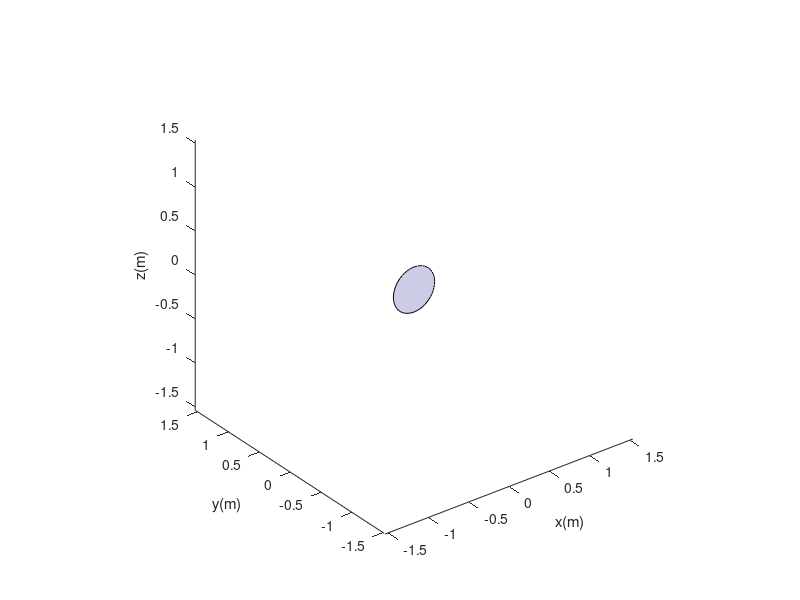

Reproduce this figure in MATLAB. (Note: this script raises an error after producing the figure.)
capas=2;
draw=true;
s=0;

rt=2.560/2;%Radio del espejo principal (m): ref. Nordic Optical Telescope (NOT) -> 2.560 m
r=rt/(capas*2+1);%
%f=1;%Distancia focal del espejo completo.
f=5.12; %(NOT) -> 5.12 m
t=@(capas) linspace(0,2*pi,capas*6+1); %Coloca posiciones para n espejos en 2pi radianes

T={}; %Cell array donde cada elemento es un vector de radianes donde colocaremos cada fila de espejos
for i=1:capas
    T{end+1}=t(i);
    T{end}(end)=[]; %Elimina el ultimo elemento redundante (T(1)=T(end))
end


rESP0=[zeros(3*capas*(capas+1),3)];

if 3*capas*(capas+1)>2500
    input("Nº de segmentos:" + (3*capas*(capas+1)+1) + ", continuar? ")
end

k=linspace(0,2*pi,50);
x=@(r,theta) r*cos(theta);
y=@(r,theta) r*sin(theta);
%v=[[x(r,0);y(r,0);0],[x(r,1);y(r,1);0],[x(r,2);y(r,2);0],[x(r,3);y(r,3);0],[x(r,4);y(r,4);0],[x(r,5);y(r,5);0]];
v=[x(r,k);0*k;y(r,k)];

if draw
    figure
    plot3(0,0,0)
    hold on

    axis equal
    xlim([-rt*(1+0.2),rt*(1+0.2)])
    ylim([-rt*(1+0.2),rt*(1+0.2)])
    zlim([-rt*(1+0.2),rt*(1+0.2)])

    xlabel('x(m)')
    ylabel('y(m)')
    zlabel('z(m)')
    patch(v(1,:),v(2,:),v(3,:),[0.8 0.8 0.9])

    title("Nº Capas:" + capas + " Nº Segmentos:" + (3*capas*(capas+1)+1))
    %annotation('textbox', [0.77, 0.5, 0.7, 0.1], 'String', {"PARAMETROS DEL ESPEJO","Distancia focal: " + f + "m", "Diametro del espejo: " + rt*2 + "m", "Diametro por segmento:" + rt/(capas*2+1), "Porcentaje de superficie cubierta:" + round(((3*capas*(capas+1)+1)*r^2)/(rt^2)*100,2) + "%"}, 'FitBoxToText', 'on');
end

k=0; %Guarda cuantos objetos habia en las capas anteriores
for i=1:capas
    for j=1:length(T{i})
        rj=[i*2*r*sin(T{i}(j)),(i*2*r)^2/(4*f),i*2*r*cos(T{i}(j))];
        rESP0(k+j,:)=rj; %Añade a la lista de posiciones despues de los k anteriores elementos
        vj=v+rj';
        if draw
            patch(vj(1,:),vj(2,:),vj(3,:),[0.8 0.8 0.9])
        end
    end
    k=k+6*i; %Actualiza k con el numero de elementos de la capa
end

view(0,0)
rESP0=[0,f,0;0,0,0;rESP0];

if s
exportgraphics(gca,'C:\Users\priet\OneDrive - Universidad Complutense de Madrid (UCM)\Escritorio\Carrera\4 - Cuarto\TFG\Figuras\Segmentos15.png','Resolution',300)
end

clearvars -except rESP0 v

writematrix(rESP0,'Telescopio completo\Datos\coordenadasESP') %[Coordenadas del foco; Coordenadas de los espejos]
writematrix(v,'Telescopio completo\Datos\verticesESPvertical') %Coordenadas de los vertices de un hexagono centrado en [0,0,0]
